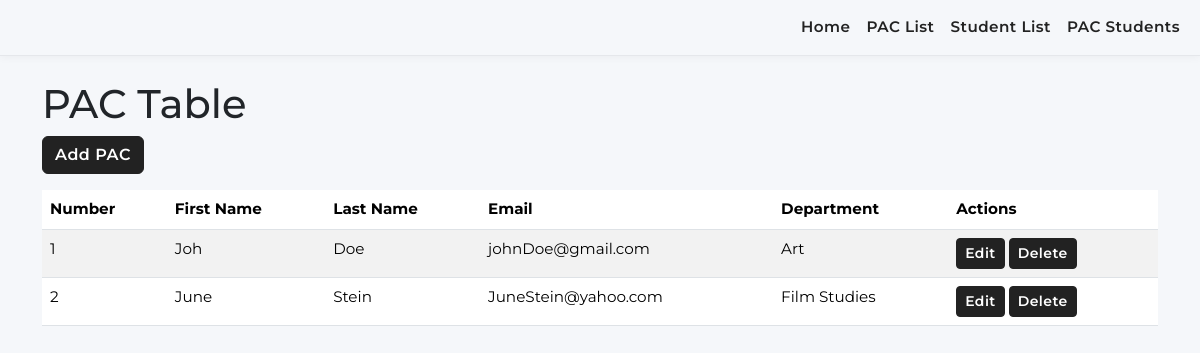
The app's page /pac_list/, older data.
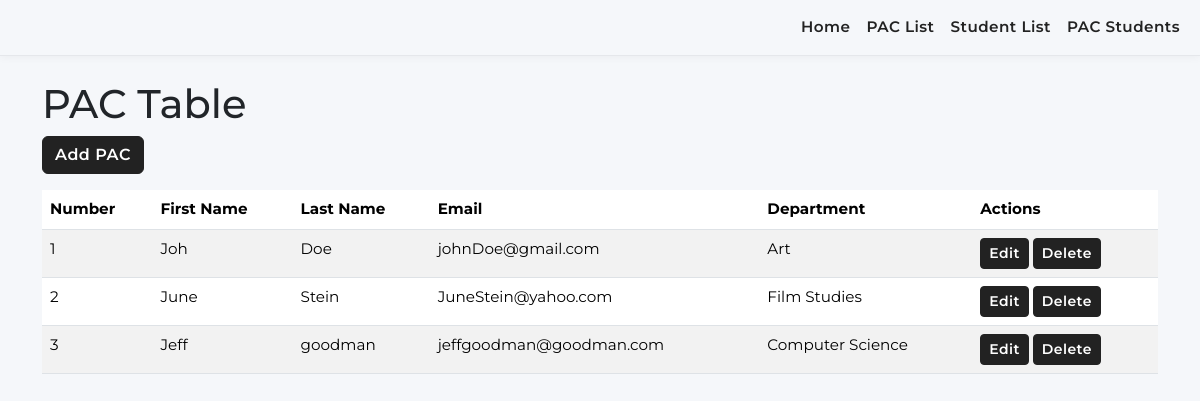
The same page, newer data.
### pacsystem/models.py (models this page shows, shortened)
class PacTable(models.Model):
    PacID = models.AutoField(primary_key=True)
    FirstName = models.CharField(max_length=64, null=False)
    LastName = models.CharField(max_length=64, null=False)
    Email = models.EmailField(max_length=255, null=False)
    Department = models.CharField(max_length=64, null=False)

### pacsystem/views.py (the view)
# urls.py: path('pac_list/', view=views.pac_view, name='pac_view'),
def pac_view(request):
    pacs = PacTable.objects.all()
    context = {'pacs': pacs}
    return render(request, 'studentpac/pac.html', context)

### pacsystem/templates/studentpac/pac.html (shortened to what this page needs)
{% extends 'studentpac/base.html' %}
{% block content %}
<h1>PAC Table</h1>
<a href="{% url 'add_pac' %}" class="btn btn-primary mb-3">Add PAC</a>
<table class="table table-striped">
    <thead>
    <tr>
        <th>Number</th>
        <th>First Name</th>
        <th>Last Name</th>
        <th>Email</th>
        <th>Department</th>
        <th>Actions</th>
    </tr>
    </thead>
    <tbody>
    {% for pac in pacs %}
    <tr>
        <td>{{ forloop.counter }}</td>
        <td>{{ pac.FirstName }}</td>
        <td>{{ pac.LastName }}</td>
        <td>{{ pac.Email }}</td>
        <td>{{ pac.Department }}</td>
        <td>
            <a href="{% url 'edit_pac' pac.PacID %}" class="btn btn-sm btn-warning">Edit</a>
            <a href="{% url 'delete_pac' pac.PacID %}" class="btn btn-sm btn-danger">Delete</a>
        </td>
    </tr>
    {% endfor %}
    </tbody>
</table>
{% endblock %}

Row changes from the older to the newer data that the page shows:
added PacTable: FirstName "Jeff", LastName "goodman", Email "jeffgoodman@goodman.com", Department "Computer Science"
